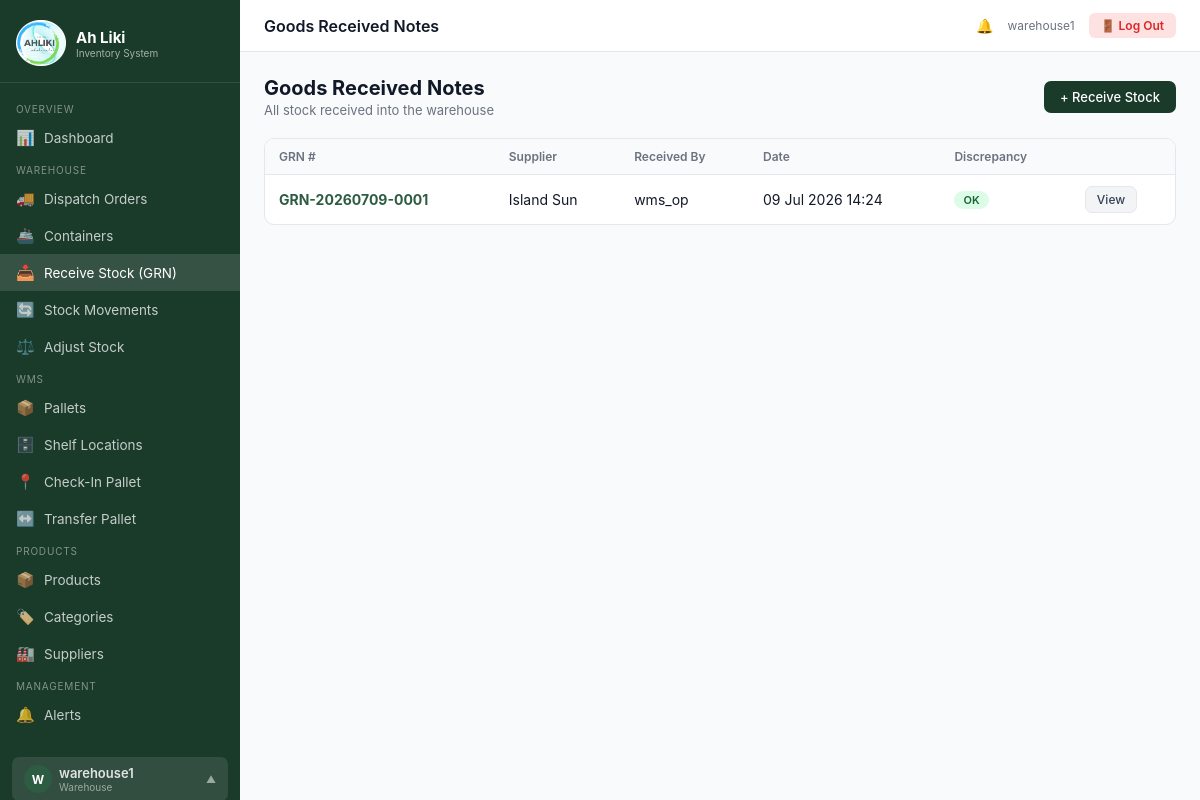
Page /grn/ (signed in) on the earlier database version.
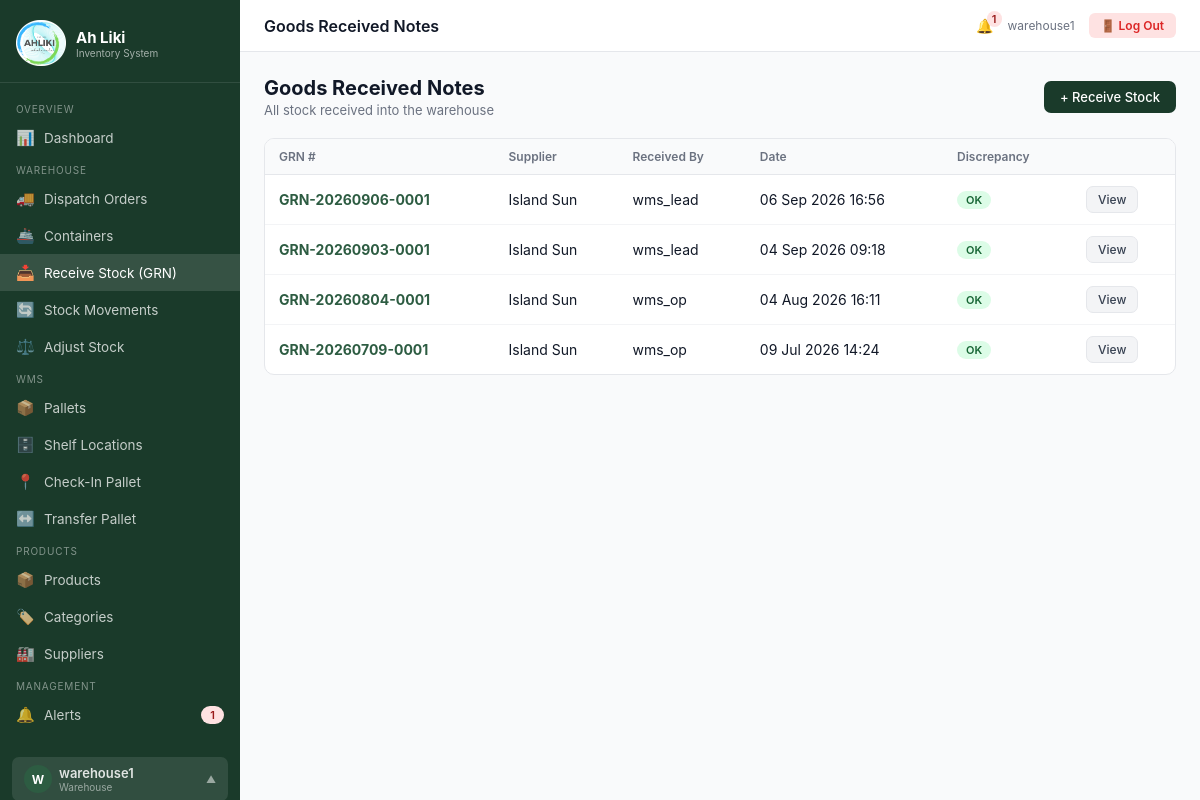
Same page on the later database version.
### inventory/models.py (models this page shows, shortened)
class GoodsReceivedNote(models.Model):
    grn_number = models.CharField(max_length=100, unique=True)
    purchase_order = models.ForeignKey(PurchaseOrder, on_delete=models.SET_NULL, null=True, blank=True, related_name='grns')
    supplier = models.ForeignKey(Supplier, on_delete=models.CASCADE, related_name='grns')
    received_by = models.ForeignKey(User, on_delete=models.SET_NULL, null=True)
    received_at = models.DateTimeField(default=timezone.now)
    has_discrepancy = models.BooleanField(default=False)
    notes = models.TextField(blank=True)

class Supplier(models.Model):
    name = models.CharField(max_length=200)
    contact_name = models.CharField(max_length=200, blank=True)
    phone = models.CharField(max_length=50, blank=True)
    email = models.EmailField(blank=True)
    address = models.TextField(blank=True)
    created_at = models.DateTimeField(auto_now_add=True)

### inventory/views.py (the view)
# urls.py: path('grn/', views.grn_list, name='grn_list'),
@login_required
@role_required('admin', 'warehouse', 'wms_operator')
def grn_list(request):
    grns = GoodsReceivedNote.objects.select_related('supplier', 'received_by').order_by('-received_at')
    return render(request, 'grn/list.html', {'grns': grns})

### inventory/context_processors.py (called while the page is built)
def alerts_count(request):
    if request.user.is_authenticated:
        return {'open_alerts_count': StockAlert.objects.filter(is_resolved=False).count()}
    return {'open_alerts_count': 0}

### inventory/templatetags/custom_tags.py (called while the page is built)
@register.filter
def user_role(user):
    if not user.is_authenticated:
        return ''
    try:
        from inventory.models import UserProfile
        profile, _ = UserProfile.objects.get_or_create(user=user)
        return profile.role
    except:
        return ''

### inventory/views.py (called while the page is built, shortened)
def role_required(*roles):
    from functools import wraps
    def decorator(view_func):
        @wraps(view_func)
        def _wrapped(request, *args, **kwargs):
            if not request.user.is_authenticated:
                return redirect('login')
            if request.user.is_superuser:
                return view_func(request, *args, **kwargs)
            profile, _ = UserProfile.objects.get_or_create(user=request.user)
            if profile.role in roles:
                return view_func(request, *args, **kwargs)
        return _wrapped
    return decorator

### templates/grn/list.html (shortened to what this page needs)
{% extends 'base.html' %}
{% block topbar_title %}Goods Received Notes{% endblock %}
{% block content %}
<div class="page-header">
  <div><h1>Goods Received Notes</h1><p>All stock received into the warehouse</p></div>
  <a href="{% url 'grn_add' %}" class="btn btn-primary">+ Receive Stock</a>
</div>
<div class="card">
  <div class="table-wrap">
    <table>
      <thead><tr><th>GRN #</th><th>Supplier</th><th>Received By</th><th>Date</th><th>Discrepancy</th><th></th></tr></thead>
      <tbody>
      {% for g in grns %}
      <tr>
        <td><a href="{% url 'grn_detail' g.pk %}"><strong>{{ g.grn_number }}</strong></a></td>
        <td>{{ g.supplier.name }}</td>
        <td>{{ g.received_by.get_full_name|default:g.received_by.username }}</td>
        <td>{{ g.received_at|date:"d M Y H:i" }}</td>
        <td>{% if g.has_discrepancy %}<span class="badge badge-red">⚠ Discrepancy</span>{% else %}<span class="badge badge-green">OK</span>{% endif %}</td>
        <td><a href="{% url 'grn_detail' g.pk %}" class="btn btn-sm btn-secondary">View</a></td>
      </tr>
      {% empty %}<tr><td colspan="6" style="text-align:center;color:var(--gray-500);padding:24px">No GRNs yet.</td></tr>{% endfor %}
      </tbody>
    </table>
  </div>
</div>
{% endblock %}

### templates/base.html (shortened to what the changed rows need)
<!DOCTYPE html>
<html lang="en">
<head>
{% load static %}
{% load custom_tags %}
<link rel="stylesheet" href="{% static 'css/main.css' %}">
</head>
<body>
{% with user_role=request.user|user_role %}
{% with is_admin=request.user.is_superuser %}
<div class="layout{% if user_role == 'wms_operator' or user_role == 'wms_dispatcher' %} wms-op-layout{% endif %}">
  <aside class="sidebar" id="sidebar">
    <nav class="sidebar-nav">
      {% if user_role == 'wms_operator' %}
      <div class="nav-section">Home</div>
      <a href="{% url 'wms_dashboard' %}" class="{% if request.resolver_match.url_name == 'wms_dashboard' %}active{% endif %}">
        <span class="icon">🏠</span> WMS Dashboard
      </a>
      <div class="nav-section">Receive Stock</div>
      <a href="{% url 'grn_list' %}" class="{% if 'grn' in request.resolver_match.url_name %}active{% endif %}">
        <span class="icon">📥</span> Receive Stock (GRN)
      </a>
      <a href="{% url 'grn_add' %}" class="{% if request.resolver_match.url_name == 'grn_add' %}active{% endif %}">
        <span class="icon">➕</span> New GRN
      </a>
      <a href="{% url 'warehouse_container_list' %}" class="{% if 'container' in request.resolver_match.url_name and 'cms_' not in request.resolver_match.url_name %}active{% endif %}">
        <span class="icon">🚢</span> Containers
      </a>
      <div class="nav-section">WMS Operations</div>
      <a href="{% url 'wms_checkin' %}" class="{% if 'checkin' in request.resolver_match.url_name %}active{% endif %}">
        <span class="icon">📍</span> Check-In Pallet
      </a>
      <a href="{% url 'wms_transfer' %}" class="{% if 'transfer' in request.resolver_match.url_name %}active{% endif %}">
        <span class="icon">↔️</span> Transfer Pallet
      </a>
      <a href="{% url 'pallet_list' %}" class="{% if 'pallet' in request.resolver_match.url_name %}active{% endif %}">
        <span class="icon">📦</span> Pallets
      </a>
      <a href="{% url 'shelf_list' %}" class="{% if 'shelf' in request.resolver_match.url_name %}active{% endif %}">
        <span class="icon">🗄️</span> Shelf Locations
      </a>
      {% else %}
      {% if is_admin or user_role == 'admin' or user_role == 'manager' %}
      <div class="nav-section">Management</div>
      {% if is_admin or user_role == 'admin' or user_role == 'manager' %}
      <a href="{% url 'manager_dashboard' %}" class="{% if 'manager_dashboard' in request.resolver_match.url_name %}active{% endif %}">
        <span class="icon">🏢</span> Manager View
      </a>
      {% endif %}
      <a href="{% url 'alert_list' %}" class="{% if 'alert' in request.resolver_match.url_name %}active{% endif %}">
        <span class="icon">🔔</span> Alerts
        {% if open_alerts_count %}<span class="badge badge-red" style="margin-left:auto">{{ open_alerts_count }}</span>{% endif %}
      </a>
      <a href="{% url 'reports' %}" class="{% if 'reports' in request.resolver_match.url_name %}active{% endif %}">
        <span class="icon">📈</span> Reports
      </a>
      {% if is_admin or user_role == 'admin' %}
      <a href="{% url 'user_list' %}" class="{% if 'user' in request.resolver_match.url_name %}active{% endif %}">
        <span class="icon">👥</span> Staff Users
      </a>
      {% endif %}
      {% elif user_role == 'warehouse' %}
      <a href="{% url 'alert_list' %}" class="{% if 'alert' in request.resolver_match.url_name %}active{% endif %}">
        <span class="icon">🔔</span> Alerts
        {% if open_alerts_count %}<span class="badge badge-red" style="margin-left:auto">{{ open_alerts_count }}</span>{% endif %}
      </a>
      {% endif %}
      {% endif %}
    </nav>
  </aside>
  <div class="main">
    <div class="topbar">
      <div class="topbar-right">
        {% if is_admin or user_role == 'admin' or user_role == 'warehouse' or user_role == 'manager' %}
        <a href="{% url 'alert_list' %}" style="position:relative;color:var(--gray-700);text-decoration:none">
          🔔{% if open_alerts_count %}<span class="badge badge-red" style="position:absolute;top:-6px;right:-8px;padding:1px 5px">{{ open_alerts_count }}</span>{% endif %}
        </a>
        {% endif %}
      </div>
    </div>
    <div class="content">
      {% block content %}{% endblock %}
    </div>
  </div>
</div>
{% endwith %}
{% endwith %}
</body>
</html>

Differences in the rows shown:
added GoodsReceivedNote: grn_number "GRN-20260906-0001", supplier.name "Island Sun", received_by.get_full_name "wms_lead", received_at "06 Sep 2026 16:56", has_discrepancy "OK"
added GoodsReceivedNote: grn_number "GRN-20260903-0001", supplier.name "Island Sun", received_by.get_full_name "wms_lead", received_at "04 Sep 2026 09:18", has_discrepancy "OK"
added GoodsReceivedNote: grn_number "GRN-20260804-0001", supplier.name "Island Sun", received_by.get_full_name "wms_op", received_at "04 Aug 2026 16:11", has_discrepancy "OK"
Other differences:
{{ open_alerts_count }}: (not shown) → "1"
